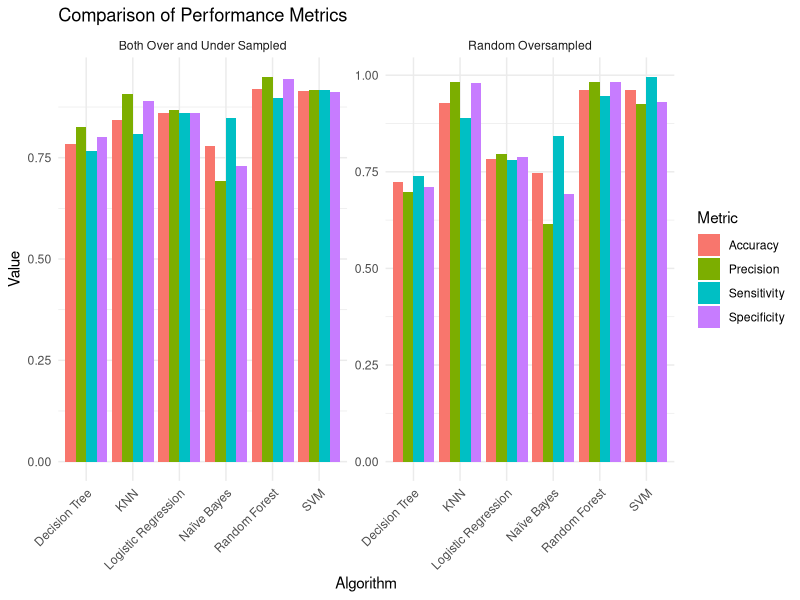

This figure's R source:
# Load necessary libraries
library(ggplot2)
library(tidyr)

# Random oversampled data
random_data <- data.frame(
  Algorithm = c("Decision Tree", "Random Forest", "KNN", "Logistic Regression", "Naïve Bayes", "SVM"),
  Accuracy = c(0.723893805, 0.962831858, 0.92920354, 0.784070796, 0.746902655, 0.961061947),
  Sensitivity = c(0.739776952, 0.945945946, 0.888888889, 0.780068729, 0.841346154, 0.996226415),
  Precision = c(0.698245614, 0.98245614, 0.98245614, 0.796491228, 0.614035088, 0.926315789),
  Specificity = c(0.709459459, 0.981412639, 0.98, 0.788321168, 0.691876751, 0.93)
)

# Both over and under sampled data
both_data <- data.frame(
  Algorithm = c("Decision Tree", "Random Forest", "KNN", "Logistic Regression", "Naïve Bayes", "SVM"),
  Accuracy = c(0.782978723, 0.919148936, 0.842553191, 0.859574468, 0.778723404, 0.914893617),
  Sensitivity = c(0.76744186, 0.897637795, 0.807407407, 0.859504132, 0.846938776, 0.916666667),
  Precision = c(0.825, 0.95, 0.908333333, 0.866666667, 0.691666667, 0.916666667),
  Specificity = c(0.801886792, 0.944444444, 0.89, 0.859649123, 0.729927007, 0.913043478)
)

# Reshape the data for plotting
random_data_long <- gather(random_data, key = "Metric", value = "Value", -Algorithm)
both_data_long <- gather(both_data, key = "Metric", value = "Value", -Algorithm)

# Add a column to identify the dataset
random_data_long$Dataset <- "Random Oversampled"
both_data_long$Dataset <- "Both Over and Under Sampled"

# Combine both datasets
combined_data <- rbind(random_data_long, both_data_long)

# Create the plot
plot <- ggplot(combined_data, aes(x = Algorithm, y = Value, fill = Metric)) +
  geom_bar(stat = "identity", position = "dodge") +
  facet_wrap(~ Dataset, scales = "free_y") +
  labs(title = "Comparison of Performance Metrics",
       x = "Algorithm",
       y = "Value",
       fill = "Metric") +
  theme_minimal() +
  theme(axis.text.x = element_text(angle = 45, hjust = 1))

# Print the plot
print(plot)
